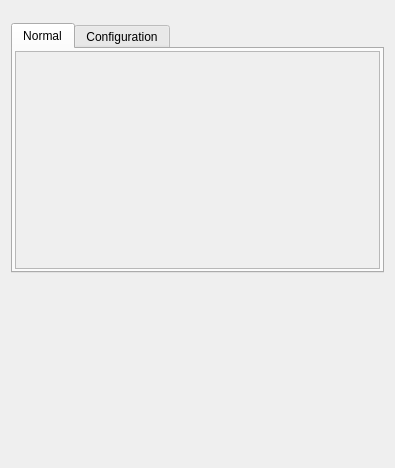
<?xml version="1.0" encoding="UTF-8"?>
<ui version="4.0">
 <class>Form</class>
 <widget class="QWidget" name="Form">
  <property name="geometry">
   <rect>
    <x>0</x>
    <y>0</y>
    <width>395</width>
    <height>468</height>
   </rect>
  </property>
  <property name="sizePolicy">
   <sizepolicy hsizetype="Preferred" vsizetype="Preferred">
    <horstretch>0</horstretch>
    <verstretch>0</verstretch>
   </sizepolicy>
  </property>
  <property name="windowTitle">
   <string>Form</string>
  </property>
  <layout class="QVBoxLayout" name="form_layout">
   <item>
    <widget class="TyphosDisplayTitle" name="TyphosDisplayTitle">
     <property name="toolTip">
      <string/>
     </property>
     <property name="underline_midLineWidth" stdset="0">
      <number>-4</number>
     </property>
    </widget>
   </item>
   <item alignment="Qt::AlignTop">
    <widget class="TyphosSignalPanel" name="hint_panel">
     <property name="sizePolicy">
      <sizepolicy hsizetype="Preferred" vsizetype="Preferred">
       <horstretch>0</horstretch>
       <verstretch>0</verstretch>
      </sizepolicy>
     </property>
     <property name="toolTip">
      <string/>
     </property>
     <property name="whatsThis">
      <string>
    Panel of Signals for Device
    </string>
     </property>
     <property name="showNormal" stdset="0">
      <bool>false</bool>
     </property>
     <property name="showConfig" stdset="0">
      <bool>false</bool>
     </property>
     <property name="showOmitted" stdset="0">
      <bool>false</bool>
     </property>
    </widget>
   </item>
   <item alignment="Qt::AlignTop">
    <widget class="QTabWidget" name="signal_tab">
     <property name="sizePolicy">
      <sizepolicy hsizetype="Expanding" vsizetype="Maximum">
       <horstretch>0</horstretch>
       <verstretch>0</verstretch>
      </sizepolicy>
     </property>
     <property name="minimumSize">
      <size>
       <width>0</width>
       <height>250</height>
      </size>
     </property>
     <property name="maximumSize">
      <size>
       <width>16777215</width>
       <height>500</height>
      </size>
     </property>
     <property name="autoFillBackground">
      <bool>false</bool>
     </property>
     <property name="tabPosition">
      <enum>QTabWidget::North</enum>
     </property>
     <property name="tabShape">
      <enum>QTabWidget::Rounded</enum>
     </property>
     <property name="currentIndex">
      <number>0</number>
     </property>
     <property name="elideMode">
      <enum>Qt::ElideNone</enum>
     </property>
     <property name="usesScrollButtons">
      <bool>false</bool>
     </property>
     <property name="documentMode">
      <bool>false</bool>
     </property>
     <property name="tabBarAutoHide">
      <bool>false</bool>
     </property>
     <widget class="QWidget" name="normal_tab">
      <attribute name="title">
       <string>Normal</string>
      </attribute>
      <layout class="QHBoxLayout" name="misc_tab_layout">
       <property name="leftMargin">
        <number>2</number>
       </property>
       <property name="topMargin">
        <number>2</number>
       </property>
       <property name="rightMargin">
        <number>2</number>
       </property>
       <property name="bottomMargin">
        <number>2</number>
       </property>
       <item>
        <widget class="QScrollArea" name="normal_scroll">
         <property name="horizontalScrollBarPolicy">
          <enum>Qt::ScrollBarAlwaysOff</enum>
         </property>
         <property name="sizeAdjustPolicy">
          <enum>QAbstractScrollArea::AdjustToContentsOnFirstShow</enum>
         </property>
         <property name="widgetResizable">
          <bool>true</bool>
         </property>
         <widget class="QWidget" name="normal_widget">
          <property name="geometry">
           <rect>
            <x>0</x>
            <y>0</y>
            <width>359</width>
            <height>215</height>
           </rect>
          </property>
          <layout class="QVBoxLayout" name="verticalLayout">
           <property name="leftMargin">
            <number>2</number>
           </property>
           <property name="topMargin">
            <number>2</number>
           </property>
           <property name="rightMargin">
            <number>2</number>
           </property>
           <property name="bottomMargin">
            <number>2</number>
           </property>
           <item>
            <widget class="TyphosSignalPanel" name="normal_panel">
             <property name="toolTip">
              <string/>
             </property>
             <property name="whatsThis">
              <string>
    Panel of Signals for Device
    </string>
             </property>
             <property name="showHints" stdset="0">
              <bool>false</bool>
             </property>
             <property name="showNormal" stdset="0">
              <bool>true</bool>
             </property>
             <property name="showConfig" stdset="0">
              <bool>false</bool>
             </property>
             <property name="showOmitted" stdset="0">
              <bool>false</bool>
             </property>
            </widget>
           </item>
           <item>
            <spacer name="normal_spacer">
             <property name="orientation">
              <enum>Qt::Orientation::Vertical</enum>
             </property>
             <property name="sizeHint" stdset="0">
              <size>
               <width>20</width>
               <height>40</height>
              </size>
             </property>
            </spacer>
           </item>
          </layout>
         </widget>
        </widget>
       </item>
      </layout>
     </widget>
     <widget class="QWidget" name="config_tab">
      <attribute name="title">
       <string>Configuration</string>
      </attribute>
      <layout class="QHBoxLayout" name="config_tab_layout">
       <property name="leftMargin">
        <number>2</number>
       </property>
       <property name="topMargin">
        <number>2</number>
       </property>
       <property name="rightMargin">
        <number>2</number>
       </property>
       <property name="bottomMargin">
        <number>2</number>
       </property>
       <item>
        <widget class="QScrollArea" name="config_scroll">
         <property name="font">
          <font>
           <underline>false</underline>
          </font>
         </property>
         <property name="horizontalScrollBarPolicy">
          <enum>Qt::ScrollBarAlwaysOff</enum>
         </property>
         <property name="sizeAdjustPolicy">
          <enum>QAbstractScrollArea::AdjustToContentsOnFirstShow</enum>
         </property>
         <property name="widgetResizable">
          <bool>true</bool>
         </property>
         <widget class="QWidget" name="config_widget">
          <property name="geometry">
           <rect>
            <x>0</x>
            <y>0</y>
            <width>359</width>
            <height>215</height>
           </rect>
          </property>
          <layout class="QVBoxLayout" name="verticalLayout_2">
           <property name="leftMargin">
            <number>2</number>
           </property>
           <property name="topMargin">
            <number>2</number>
           </property>
           <property name="rightMargin">
            <number>2</number>
           </property>
           <property name="bottomMargin">
            <number>2</number>
           </property>
           <item>
            <widget class="TyphosSignalPanel" name="config_panel">
             <property name="sizePolicy">
              <sizepolicy hsizetype="Preferred" vsizetype="Maximum">
               <horstretch>0</horstretch>
               <verstretch>0</verstretch>
              </sizepolicy>
             </property>
             <property name="toolTip">
              <string/>
             </property>
             <property name="whatsThis">
              <string>
    Panel of Signals for Device
    </string>
             </property>
             <property name="showHints" stdset="0">
              <bool>false</bool>
             </property>
             <property name="showNormal" stdset="0">
              <bool>false</bool>
             </property>
             <property name="showOmitted" stdset="0">
              <bool>false</bool>
             </property>
            </widget>
           </item>
           <item>
            <spacer name="config_spacer">
             <property name="orientation">
              <enum>Qt::Orientation::Vertical</enum>
             </property>
             <property name="sizeHint" stdset="0">
              <size>
               <width>20</width>
               <height>40</height>
              </size>
             </property>
            </spacer>
           </item>
          </layout>
         </widget>
        </widget>
       </item>
      </layout>
     </widget>
    </widget>
   </item>
   <item>
    <spacer name="verticalSpacer">
     <property name="orientation">
      <enum>Qt::Orientation::Vertical</enum>
     </property>
     <property name="sizeHint" stdset="0">
      <size>
       <width>20</width>
       <height>40</height>
      </size>
     </property>
    </spacer>
   </item>
  </layout>
 </widget>
 <customwidgets>
  <customwidget>
   <class>TyphosSignalPanel</class>
   <extends>QWidget</extends>
   <header>typhos.panel</header>
  </customwidget>
  <customwidget>
   <class>TyphosDisplayTitle</class>
   <extends>QFrame</extends>
   <header>typhos.display</header>
  </customwidget>
 </customwidgets>
 <tabstops>
  <tabstop>signal_tab</tabstop>
  <tabstop>config_scroll</tabstop>
  <tabstop>normal_scroll</tabstop>
 </tabstops>
 <resources/>
 <connections/>
</ui>
